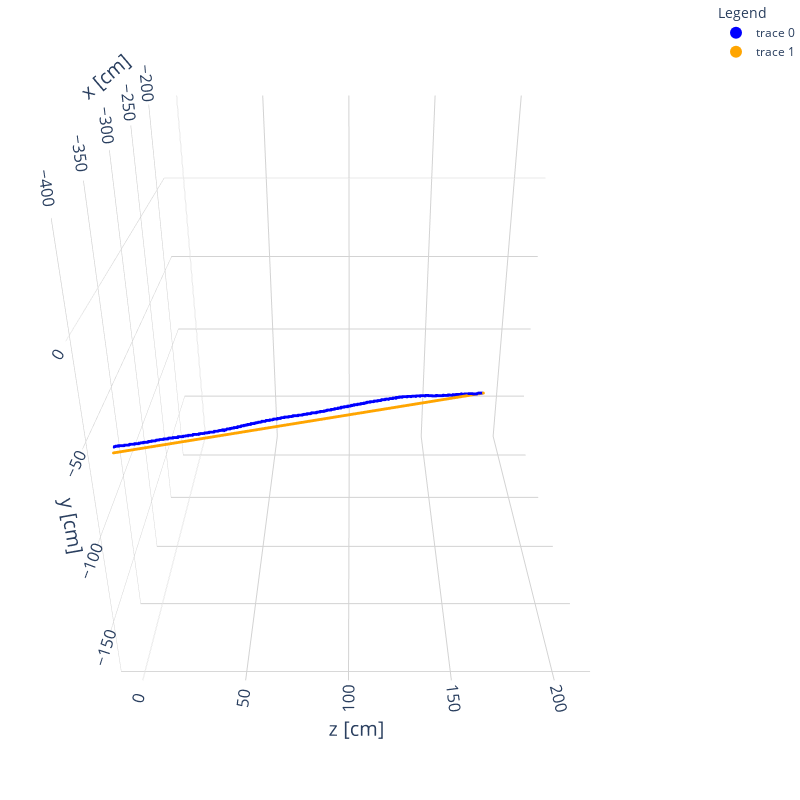

Here is the notebook cell this chart was saved with:
### Markdown cell above
It is always a good idea to visualize the output of each intermediate stage to make sure the output is not garbage for the next step. The muon voxels are in blue, the computed PCA direction is in orange.

### Code cell
trace = []

for idx, (coords, direction) in enumerate(zip(pca_coordinates, pca_directions)):
    trace += scatter_points(selected_muons[idx].points,
                            markersize=1,
                            color='blue')

    # Artificially create a point cloud for the PCA direction visualization
    pca_points = selected_muons[idx].points[coords.argmin()][None, :] + direction[None, :] * (coords[:, None]-coords.min())
    trace += scatter_points(pca_points,
                            markersize=1,
                            color='orange')

fig = go.Figure(data=trace, layout=layout3d(meta=data['meta'], detector_coords=True))
iplot(fig)

### Figure 1 — Plotly figure (JSON) as saved in the notebook; plotly's stock layout.template omitted (floating-point values rounded to 4 significant figures; data arrays with more than 128 entries replaced by an {"elided": "..."} marker saying what was removed)
{"data": [{"hovertemplate": "x: %{x}<br>y: %{y}<br>z: %{z}", "marker": {"color": "blue", "size": 1}, "mode": "markers", "type": "scatter3d", "x": {"elided": "719 float values"}, "y": {"elided": "719 float values"}, "z": {"elided": "719 float values"}}, {"hovertemplate": "x: %{x}<br>y: %{y}<br>z: %{z}", "marker": {"color": "orange", "size": 1}, "mode": "markers", "type": "scatter3d", "x": {"elided": "719 float values"}, "y": {"elided": "719 float values"}, "z": {"elided": "719 float values"}}], "layout": {"height": 800, "hoverlabel": {"font": {"family": "Droid sans, monospace"}}, "legend": {"itemsizing": "constant", "title": {"text": "Legend"}, "tracegroupgap": 1}, "margin": {"b": 0, "l": 0, "r": 0, "t": 0}, "scene": {"aspectmode": "manual", "aspectratio": {"x": 1, "y": 1.0, "z": 1.0}, "camera": {"center": {"x": 0, "y": -0.1, "z": -0.01}, "eye": {"x": -2, "y": 1, "z": -0.01}, "up": {"x": 0, "y": 1, "z": 0}}, "xaxis": {"backgroundcolor": "white", "gridcolor": "lightgray", "nticks": 10, "range": [-406.0, -175.6], "showbackground": true, "showticklabels": true, "tickfont": {"size": 14}, "title": {"font": {"size": 20}, "text": "x [cm]"}, "type": "linear"}, "yaxis": {"backgroundcolor": "white", "gridcolor": "lightgray", "nticks": 10, "range": [-181.9, 48.54], "showbackground": true, "showticklabels": true, "tickfont": {"size": 14}, "title": {"font": {"size": 20}, "text": "y [cm]"}, "type": "linear"}, "zaxis": {"backgroundcolor": "white", "gridcolor": "lightgray", "nticks": 10, "range": [-11.68, 218.7], "showbackground": true, "showticklabels": true, "tickfont": {"size": 14}, "title": {"font": {"size": 20}, "text": "z [cm]"}, "type": "linear"}}, "scene2": {"aspectmode": "manual", "aspectratio": {"x": 1, "y": 1.0, "z": 1.0}, "camera": {"center": {"x": 0, "y": -0.1, "z": -0.01}, "eye": {"x": -2, "y": 1, "z": -0.01}, "up": {"x": 0, "y": 1, "z": 0}}, "xaxis": {"backgroundcolor": "white", "gridcolor": "lightgray", "nticks": 10, "range": [-406.0, -175.6], "showbackground": true, "showticklabels": true, "tickfont": {"size": 14}, "title": {"font": {"size": 20}, "text": "x [cm]"}}, "yaxis": {"backgroundcolor": "white", "gridcolor": "lightgray", "nticks": 10, "range": [-181.9, 48.54], "showbackground": true, "showticklabels": true, "tickfont": {"size": 14}, "title": {"font": {"size": 20}, "text": "y [cm]"}}, "zaxis": {"backgroundcolor": "white", "gridcolor": "lightgray", "nticks": 10, "range": [-11.68, 218.7], "showbackground": true, "showticklabels": true, "tickfont": {"size": 14}, "title": {"font": {"size": 20}, "text": "z [cm]"}}}, "scene3": {"aspectmode": "manual", "aspectratio": {"x": 1, "y": 1.0, "z": 1.0}, "camera": {"center": {"x": 0, "y": -0.1, "z": -0.01}, "eye": {"x": -2, "y": 1, "z": -0.01}, "up": {"x": 0, "y": 1, "z": 0}}, "xaxis": {"backgroundcolor": "white", "gridcolor": "lightgray", "nticks": 10, "range": [-406.0, -175.6], "showbackground": true, "showticklabels": true, "tickfont": {"size": 14}, "title": {"font": {"size": 20}, "text": "x [cm]"}}, "yaxis": {"backgroundcolor": "white", "gridcolor": "lightgray", "nticks": 10, "range": [-181.9, 48.54], "showbackground": true, "showticklabels": true, "tickfont": {"size": 14}, "title": {"font": {"size": 20}, "text": "y [cm]"}}, "zaxis": {"backgroundcolor": "white", "gridcolor": "lightgray", "nticks": 10, "range": [-11.68, 218.7], "showbackground": true, "showticklabels": true, "tickfont": {"size": 14}, "title": {"font": {"size": 20}, "text": "z [cm]"}}}, "showlegend": true, "width": 800}}
